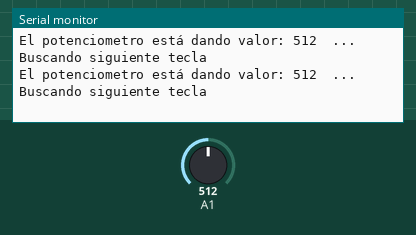
Simulated run of this sketch. Board: Arduino Uno, built with avr-gcc and run on an emulated ATmega328P. Parts: the last lines printed to the serial monitor. Inputs (shaded band) come from the test bench; at power-on: A1 = 512.

Above: at 1.2 s.
1.3 s: A1 set to 105
At 2.3 s:
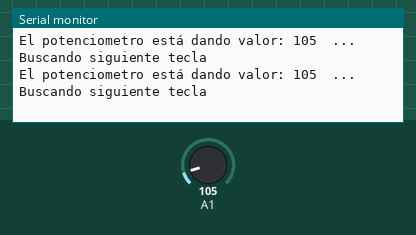
4.3 s: A1 set to 91
At 5.0 s:
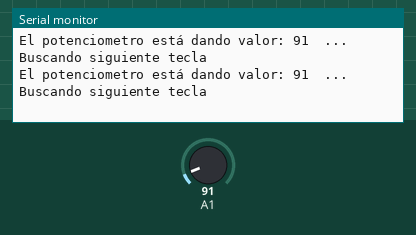
13.3 s: A1 set to 8
At 14.4 s:
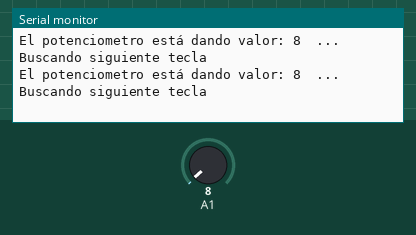
16.3 s: A1 set to 11
At 17.4 s:
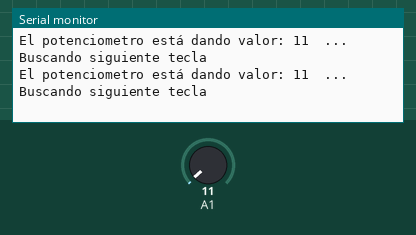
Timing chart, 0 to 19.3 s (numbered marks = the images above; inputs shaded):
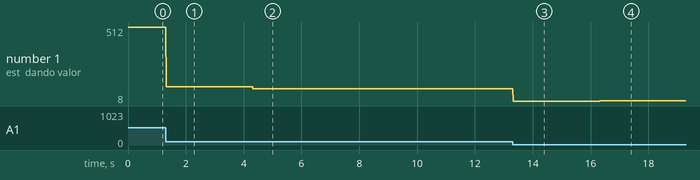

Measured:
- after the input at 1.3 s, the serial monitor: prints a new line at once (image 1)
- after the input at 4.3 s, the serial monitor: prints a new line at once (image 2)
- after the input at 13.3 s, the serial monitor: prints a new line at once (image 3)
- after the input at 16.3 s, the serial monitor: prints a new line at once (image 4)
- plotted number 1: 512 → 105 after the input at 1.3 s, 105 → 91 after the input at 4.3 s, 91 → 8 after the input at 13.3 s, 8 → 11 after the input at 16.3 s

The sketch:

Clase5_probar_componentes.ino
```cpp
int valor;
int fi;
#define sbi(port, bit) (port) |= (1 << (bit))
#define cbi(port, bit) (port) &= ~(1 << (bit))
// the setup function runs once when you press reset or power the board
void setup() {
  Serial.begin(57600);
  // initialize digital pin LED_BUILTIN as an output.
  pinMode(A1, INPUT);
}


// the loop function runs over and over again forever
void loop() {
  fi = 10;
  int boton = 5;
  valor = analogRead(A1);
  Serial.print("El potenciometro está dando valor: ");
  Serial.print(valor);
  Serial.println("  ... Buscando siguiente tecla");
}
```
